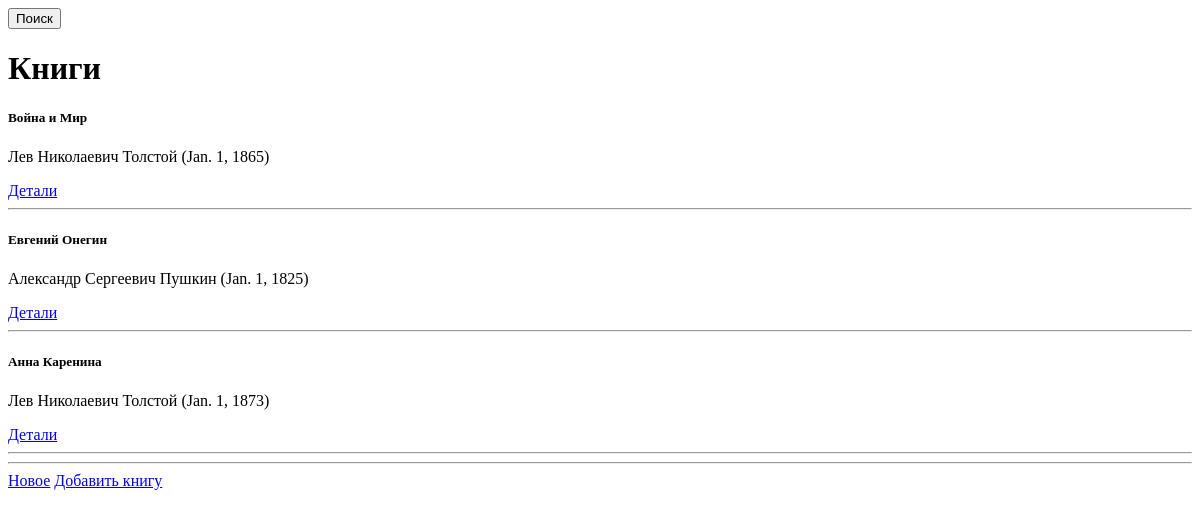
The app's page /books_list_template_view/, older data.
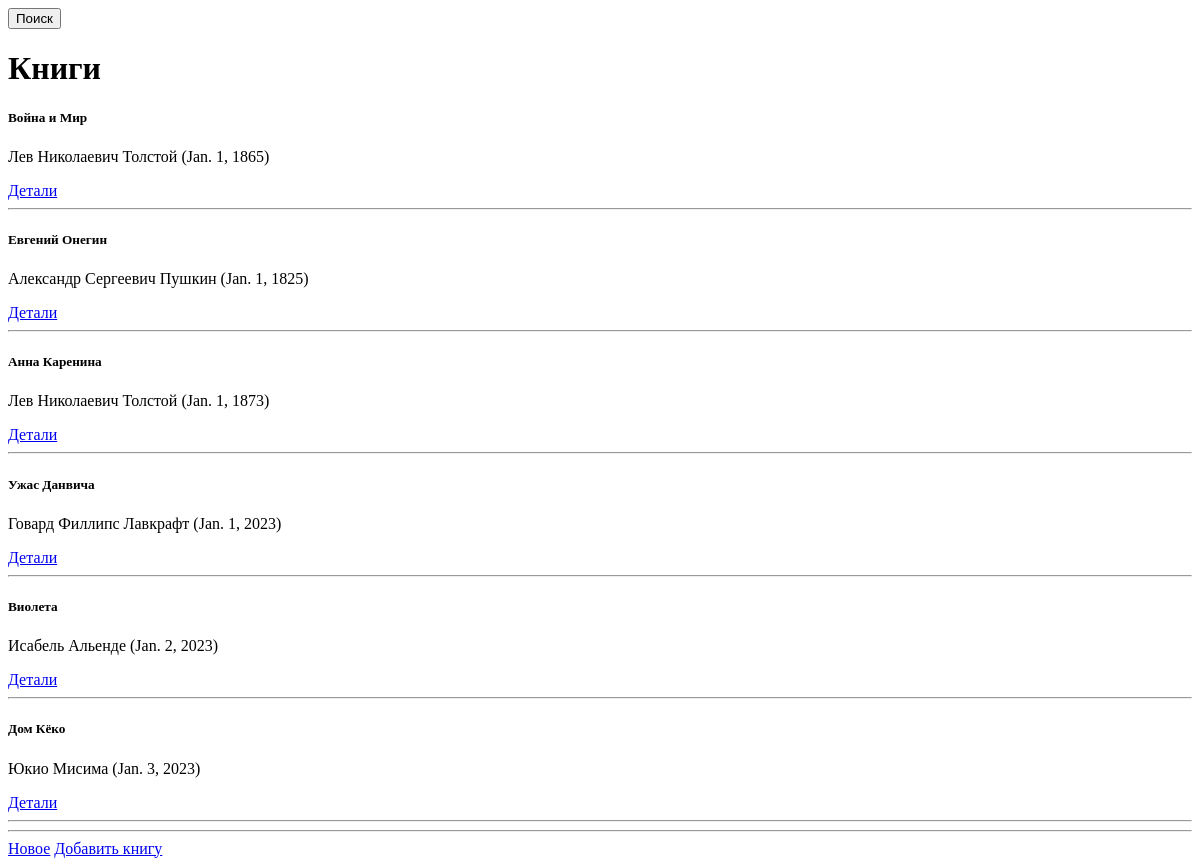
The same page, newer data.
### books/models.py (models this page shows, shortened)
class Book(models.Model):
    title = models.CharField(verbose_name='Название', max_length=200)
    author = models.ForeignKey(Author, on_delete=models.CASCADE, related_name="books", blank=True, null=True)
    published_date = models.DateField(verbose_name='Дата публикации', blank=True, null=True)
    class Meta:
        verbose_name = "Книга"
        verbose_name_plural = "Книги"

class Author(models.Model):
    name = models.CharField(max_length=100)
    birthdate = models.DateField()
    class Meta:
        ordering = ["name"]
        verbose_name = "Автор"
        verbose_name_plural = "Авторы"

### books/views.py (the view)
# urls.py: path('books_list_template_view/', views.BookListTemplateView.as_view(), name='book_list_template_view'),
class BookListTemplateView(TemplateView):
    template_name = 'book_shelf/book_list.html'
    def get_context_data(self, **kwargs):
        context = super().get_context_data(**kwargs)
        context['books'] = Book.objects.all()
        return context

### templates/book_shelf/book_list.html (shortened to what this page needs)
{% extends '../base.html' %}
{% load django_bootstrap5 %}
{% block sidebar %}
    <form method="get">
        <button type="submit" class="btn btn-primary">Поиск</button>
    </form>
{% endblock %}
{% block content %}
    <h1>Книги</h1>
    <div class="row">
        {% for book in books %}
            <div class="book_info">
                <h5 class="book_title">{{ book.title }}</h5>
                <p class="book_author">{{ book.author.name }} ({{ book.published_date }})</p>
                <a href="{% url 'book_detail' book.pk %}">Детали</a>
            </div>
            <hr>
        {% endfor %}
        <hr>
        <a href="{% url 'new_books' %}">Новое</a>
        <a href="{% url 'book_create' %}">Добавить книгу</a>
    </div>
{% endblock %}

### templates/base.html (shortened to what this page needs)
<!DOCTYPE html>
<html lang="en">
<head>
</head>
<body>
    <div class="main">
        {% block sidebar %}{% endblock %}
        {% block content %}{% endblock %}
    </div>
</body>
</html>

Row changes from the older to the newer data that the page shows:
added Book: title "Ужас Данвича", author.name "Говард Филлипс Лавкрафт", published_date "Jan. 1, 2023"
added Book: title "Виолета", author.name "Исабель Альенде", published_date "Jan. 2, 2023"
added Book: title "Дом Кёко", author.name "Юкио Мисима", published_date "Jan. 3, 2023"
